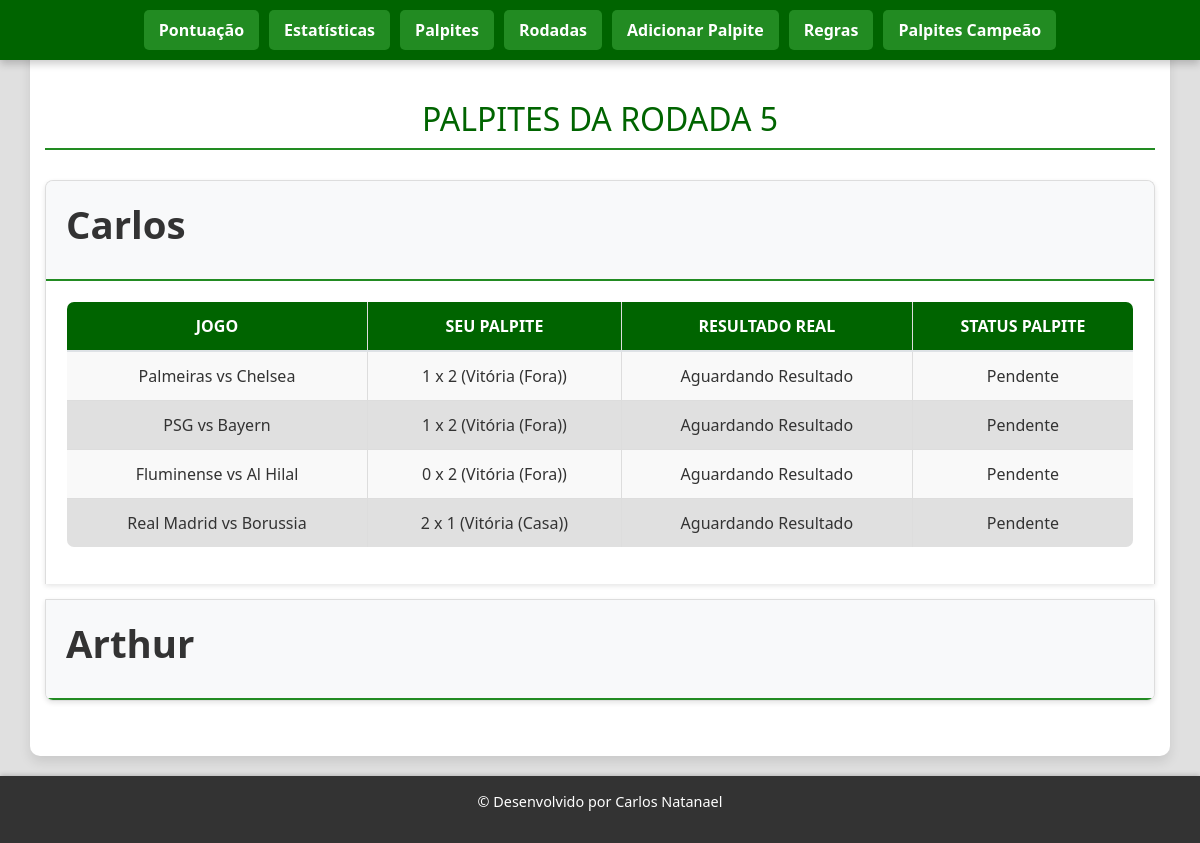
Page /rodada/5 on the earlier database version.
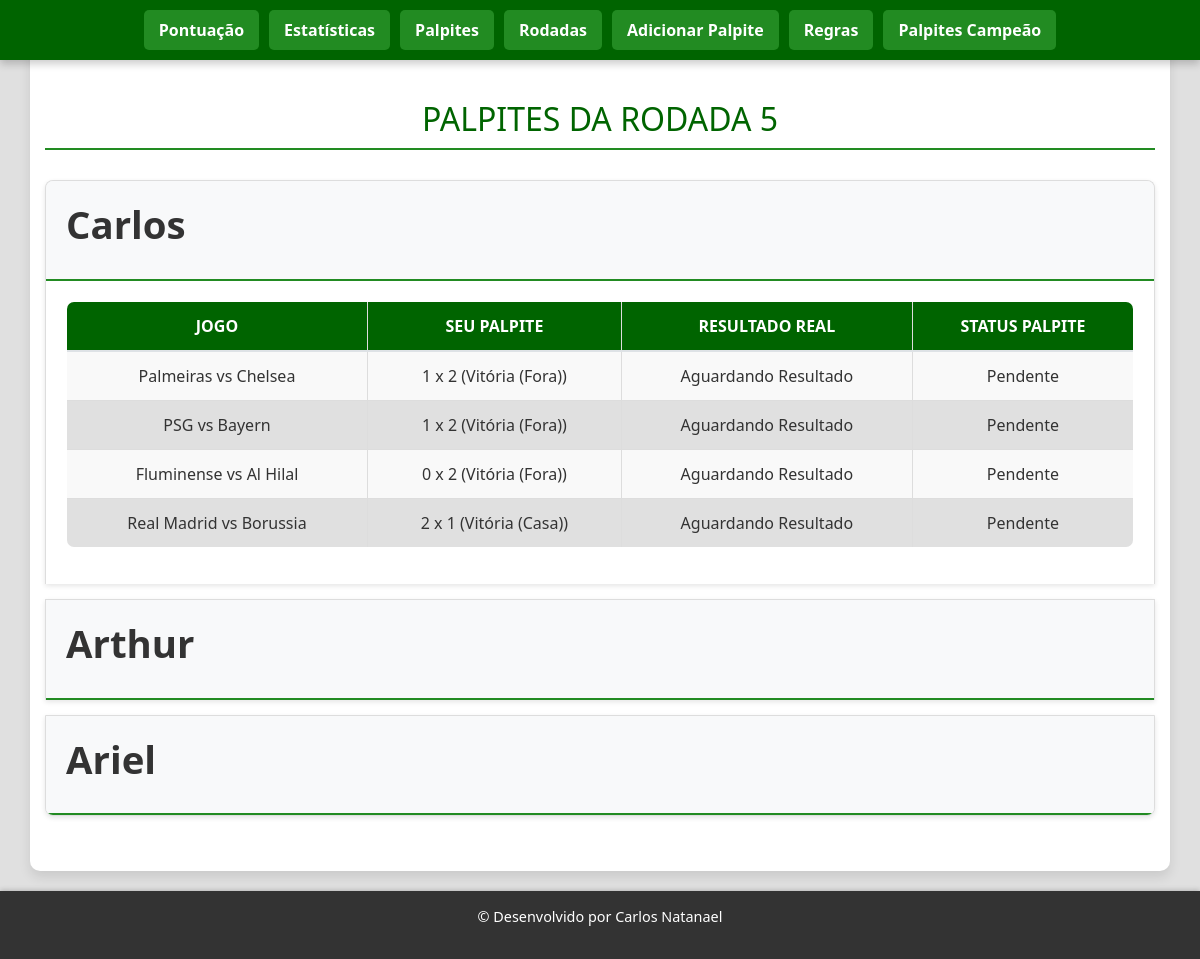
Same page on the later database version.
### tables this page shows
CREATE TABLE palpites (
        id INTEGER PRIMARY KEY AUTOINCREMENT,
        nome TEXT,
        rodada INTEGER,
        game_id INTEGER,
        time1 TEXT,
        time2 TEXT,
        gol_time1 INTEGER,
        gol_time2 INTEGER,
        resultado TEXT,
        status TEXT
    , quem_avanca TEXT);

### app.py (the view)
@app.route('/rodada/<int:numero>')
def exibir_rodada(numero):
    conn = get_db()
    palpites = conn.execute("SELECT * FROM palpites WHERE rodada = ?", (numero,)).fetchall()
    jogos_da_rodada = conn.execute(
        "SELECT * FROM jogos WHERE rodada = ? ORDER BY data_hora",
        (numero,)
    ).fetchall()
    palpites_agrupados = {}
    for palpite in palpites:
        nome = palpite['nome']
        if nome not in palpites_agrupados:
            palpites_agrupados[nome] = []
        palpites_agrupados[nome].append(palpite)
    return render_template('rodada.html',
                           rodada=numero,
                           palpites_agrupados=palpites_agrupados,
                           jogos_da_rodada=jogos_da_rodada)

### app.py (called while the page is built)
def get_db():
    if 'db' not in g:
        g.db = sqlite3.connect('palpites.db', timeout=10)
        g.db.row_factory = sqlite3.Row
    return g.db

### backup/sistema_papiteiros v1/templates/rodada.html (shortened to what this page needs)
<!DOCTYPE html>
<html lang="pt">
<head>
    <link rel="stylesheet" href="https://stackpath.bootstrapcdn.com/bootstrap/4.5.2/css/bootstrap.min.css">
    <link rel="stylesheet" href="{{ url_for('static', filename='rodada.css') }}">
</head>
<body class="site-container">
    <header>
        <nav class="navbar navbar-expand-lg navbar-dark fixed-top">
            <div class="collapse navbar-collapse justify-content-center" id="navbarNav">
                <ul class="navbar-nav">
                    <li class="nav-item">
                        <a class="nav-link" href="{{ url_for('index') }}">Pontuação</a>
                    </li>
                    <li class="nav-item">
                        <a class="nav-link" href="{{ url_for('estatisticas') }}">Estatísticas</a>
                    </li>
                    <li class="nav-item">
                        <a class="nav-link" href="{{ url_for('exibir_palpites') }}">Palpites</a>
                    </li>
                    <li class="nav-item">
                        <a class="nav-link" href="{{ url_for('exibir_rodadas') }}">Rodadas</a>
                    </li>
                    <li class="nav-item">
                        <a class="nav-link" href="{{ url_for('adicionar_palpites') }}">Adicionar Palpite</a>
                    </li>
                    <li class="nav-item">
                        <a class="nav-link" href="{{ url_for('regra') }}">Regras</a>
                    </li>
                    <li class="nav-item">
                        <a class="nav-link" href="{{ url_for('ver_palpites_campeao') }}">Palpites Campeão</a>
                    </li>
                </ul>
            </div>
        </nav>
    </header>
    <main class="container" style="padding-top: 80px;">
        <h2>PALPITES DA RODADA {{ rodada }}</h2>
        <div class="accordion" id="accordionPalpites">
            {% for nome, palpites_por_nome in palpites_agrupados.items() %}
            <div class="card">
                <div class="card-header" id="heading{{ loop.index }}">
                    <h2 class="mb-0">
                        <button class="btn btn-link" type="button" data-toggle="collapse" data-target="#collapse{{ loop.index }}" aria-expanded="{% if loop.first %}true{% else %}false{% endif %}" aria-controls="collapse{{ loop.index }}">
                            {{ nome }}
                        </button>
                    </h2>
                </div>
                <div id="collapse{{ loop.index }}" class="collapse {% if loop.first %}show{% endif %}" aria-labelledby="heading{{ loop.index }}" data-parent="#accordionPalpites">
                    <div class="card-body">
                        <table class="table">
                            <thead>
                                <tr>
                                    <th>Jogo</th>
                                    <th>Seu Palpite</th>
                                    <th>Resultado Real</th>
                                    <th>Status Palpite</th>
                                </tr>
                            </thead>
                            <tbody>
                                {% for palpite in palpites_por_nome %}
                                <tr>
                                    <td>
                                        {% set jogo_info = none %}
                                        {% for j in jogos_da_rodada %}
                                            {% if j.id == palpite.game_id %}
                                                {% set jogo_info = j %}
                                            {% endif %}
                                        {% endfor %}
                                        {% if jogo_info %}
                                            <div class="game-matchup">
                                                <img src="{{ jogo_info.time1_img }}" alt="{{ jogo_info.time1_nome }}" class="team-logo-small"/>
                                                {{ jogo_info.time1_sigla }} vs {{ jogo_info.time2_sigla }}
                                                <img src="{{ jogo_info.time2_img }}" alt="{{ jogo_info.time2_nome }}" class="team-logo-small"/>
                                                <br>
                                                <small>{{ jogo_info.data_hora.split(' ')[0] | format_date_br }} {{ jogo_info.data_hora.split(' ')[1] }}</small>
                                            </div>
                                        {% else %}
                                            {{ palpite['time1'] }} vs {{ palpite['time2'] }}
                                        {% endif %}
                                    </td>
                                    <td>{{ palpite['gol_time1'] }} x {{ palpite['gol_time2'] }} ({{ palpite['resultado'] }})</td>
                                    <td>
                                        {% if jogo_info and jogo_info.placar_time1 is not none %}
                                            {{ jogo_info.placar_time1 }} x {{ jogo_info.placar_time2 }}
                                        {% else %}
                                            Aguardando Resultado
                                        {% endif %}
                                    </td>
                                    <td>{{ palpite['status'] }}</td>
                                </tr>
                                {% endfor %}
                            </tbody>
                        </table>
                    </div>
                </div>
            </div>
            {% endfor %}
        </div>
    </main>
    <footer>
        <p>© Desenvolvido por Carlos Natanael</p>
    </footer>
</body>
</html>

### backup/sistema_papiteiros v1/static/rodada.css (style rules this page uses)
body { font-family: 'Segoe UI', Tahoma, Geneva, Verdana, sans-serif; margin: 0; padding: 0; background-color: #e0e0e0; color: #333; }
header { padding: 0; box-shadow: none; border-bottom: none; }
header h1, nav { display: none; }
.navbar { background-color: #006400 !important; box-shadow: 0 4px 8px rgba(0, 0, 0, 0.2); border-bottom: none; padding: 10px 20px; z-index: 1030; }
.navbar-nav .nav-item .nav-link { color: #fff !important; font-weight: bold; padding: 8px 15px !important; margin: 0 5px; border-radius: 5px; transition: background-color 0.3s ease, color 0.3s ease; background-color: #228B22; }
main { padding: 40px 20px; text-align: center; max-width: 1000px; margin: 20px auto; background-color: #ffffff; border-radius: 10px; box-shadow: 0 6px 12px rgba(0, 0, 0, 0.1); color: #333; }
h1, h2 { color: #006400; font-size: 2em; margin-bottom: 25px; text-transform: uppercase; text-align: center; border-bottom: 2px solid #228B22; padding-bottom: 10px; letter-spacing: normal; }
.accordion { margin-top: 30px; }
.card { border: 1px solid #ddd; border-radius: 8px; margin-bottom: 15px; box-shadow: 0 2px 5px rgba(0, 0, 0, 0.1); overflow: hidden; background-color: #f9f9f9; }
.card-header { background-color: #f8f9fa; border-bottom: 1px solid #ddd; padding: 0; }
.card-header h2 button { width: 100%; text-align: left; padding: 15px 20px; font-size: 1.2em; color: #333; font-weight: bold; text-decoration: none; background-color: transparent; border: none; transition: background-color 0.3s ease; }
.card-body { padding: 20px; background-color: #ffffff; }
table { width: 100%; border-collapse: collapse; background-color: #ffffff; border-radius: 8px; overflow: hidden; }
table, th, td { border: 1px solid #ddd; }
th, td { padding: 12px 10px; text-align: center; font-size: 1em; color: #333; }
th { background-color: #006400; color: #ffffff; text-transform: uppercase; }
td { background-color: #f9f9f9; }
tr:nth-child(even) td { background-color: #e0e0e0; }
html, body { height: 100%; margin: 0; padding: 0; }
.site-container { display: flex; flex-direction: column; min-height: 100vh; }
footer { background-color: #333; color: #fff; padding: 15px 0; text-align: center; width: 100%; font-size: 0.9em; box-shadow: 0 -1px 5px rgba(0, 0, 0, 0.2); margin-top: 0; }

Differences in the rows shown:
added palpites: nome "Ariel", shown under "PALPITES DA RODADA 5"
